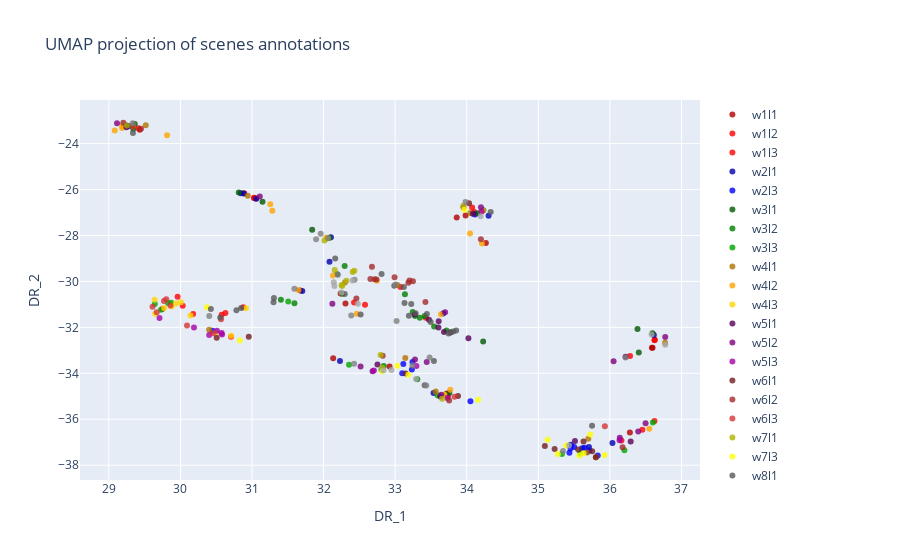

The cell this chart's notebook holds for it:
### Code cell
interactive_plot_2d(
    df_curated=curated_df,
    df_reduced=df_umap,
    x_dim="DR_1",
    y_dim="DR_2",
    title="UMAP projection of scenes annotations",
    out_html="scenes_annotations_umap.html"
)

### Figure 1 — Plotly figure (JSON) as saved in the notebook; plotly's stock layout.template omitted (floating-point values rounded to 4 significant figures)
{"data": [{"hovertemplate": "Scene ID: %{text}<br>DR_1: %{x}<br>DR_2: %{y}<extra></extra>", "marker": {"color": "rgba(178,0,0,0.8)"}, "mode": "markers", "name": "w1l1", "text": ["w1l1s0", "w1l1s1", "w1l1s2", "w1l1s3", "w1l1s4", "w1l1s5", "w1l1s6", "w1l1s7", "w1l1s8", "w1l1s9", "w1l1s10", "w1l1s11", "w1l1s12", "w1l1s13", "w1l1s14"], "type": "scatter", "x": [33.72, 32.13, 32.24, 32.92, 31.67, 36.28, 36.6, 36.59, 36.63, 34.27, 33.86, 32.31, 29.43, 31.03, 33.98], "y": [-34.88, -33.34, -30.52, -33.7, -30.39, -36.57, -32.88, -32.88, -32.54, -28.32, -27.22, -30.96, -23.4, -26.37, -27.13]}, {"hovertemplate": "Scene ID: %{text}<br>DR_1: %{x}<br>DR_2: %{y}<extra></extra>", "marker": {"color": "rgba(255,0,0,0.8)"}, "mode": "markers", "name": "w1l2", "text": ["w1l2s0", "w1l2s1", "w1l2s2", "w1l2s3", "w1l2s4", "w1l2s5", "w1l2s6", "w1l2s7", "w1l2s8", "w1l2s9", "w1l2s10", "w1l2s11", "w1l2s12"], "type": "scatter", "x": [31.05, 30.89, 31.03, 33.43, 36.62, 36.45, 33.07, 29.41, 32.58, 36.16, 36.62, 34.1, 32.43], "y": [-26.39, -26.17, -26.36, -31.58, -32.56, -36.46, -30.24, -23.33, -31.02, -36.93, -36.08, -26.98, -30.92]}, {"hovertemplate": "Scene ID: %{text}<br>DR_1: %{x}<br>DR_2: %{y}<extra></extra>", "marker": {"color": "rgba(255,0,0,0.8)"}, "mode": "markers", "name": "w1l3", "text": ["w1l3s0", "w1l3s1", "w1l3s2", "w1l3s3", "w1l3s4", "w1l3s5", "w1l3s6", "w1l3s7", "w1l3s8", "w1l3s9", "w1l3s10"], "type": "scatter", "x": [33.74, 30.63, 30.71, 36.28, 29.75, 30.18, 30.03, 30.88, 30.58, 29.96, 34.08], "y": [-35.01, -31.37, -32.4, -33.25, -31.2, -31.41, -31.06, -31.12, -31.45, -30.67, -26.78]}, {"hovertemplate": "Scene ID: %{text}<br>DR_1: %{x}<br>DR_2: %{y}<extra></extra>", "marker": {"color": "rgba(0,0,178,0.8)"}, "mode": "markers", "name": "w2l1", "text": ["w2l1s0", "w2l1s1", "w2l1s2", "w2l1s3", "w2l1s4", "w2l1s5", "w2l1s6", "w2l1s7", "w2l1s8", "w2l1s9", "w2l1s10", "w2l1s11", "w2l1s12", "w2l1s13", "w2l1s14", "w2l1s15", "w2l1s16"], "type": "scatter", "x": [33.54, 32.1, 31.06, 31.7, 36.61, 30.85, 33.67, 29.24, 36.04, 29.28, 35.46, 32.08, 35.71, 35.61, 30.89, 32.23, 34.3], "y": [-34.85, -28.08, -26.4, -30.42, -32.34, -26.16, -31.39, -23.21, -37.03, -23.23, -37.11, -29.14, -37.21, -37.26, -26.17, -33.46, -27.14]}, {"hovertemplate": "Scene ID: %{text}<br>DR_1: %{x}<br>DR_2: %{y}<extra></extra>", "marker": {"color": "rgba(0,0,255,0.8)"}, "mode": "markers", "name": "w2l3", "text": ["w2l3s0", "w2l3s1", "w2l3s2", "w2l3s3", "w2l3s4", "w2l3s5", "w2l3s6", "w2l3s7", "w2l3s8", "w2l3s9", "w2l3s10", "w2l3s11", "w2l3s12", "w2l3s13"], "type": "scatter", "x": [34.05, 33.24, 33.23, 33.1, 35.5, 35.45, 35.83, 35.65, 30.45, 35.71, 35.43, 33.11, 35.68, 34.12], "y": [-35.22, -33.5, -33.83, -34.0, -37.21, -37.28, -37.58, -37.24, -32.15, -37.37, -37.46, -33.59, -37.42, -27.08]}, {"hovertemplate": "Scene ID: %{text}<br>DR_1: %{x}<br>DR_2: %{y}<extra></extra>", "marker": {"color": "rgba(0,89,0,0.8)"}, "mode": "markers", "name": "w3l1", "text": ["w3l1s0", "w3l1s1", "w3l1s2", "w3l1s3", "w3l1s4", "w3l1s5", "w3l1s6", "w3l1s7", "w3l1s8", "w3l1s9", "w3l1s10", "w3l1s11", "w3l1s12"], "type": "scatter", "x": [33.76, 31.15, 32.19, 32.08, 29.34, 30.82, 31.84, 36.6, 36.4, 29.36, 36.39, 34.23, 34.16], "y": [-34.85, -26.53, -29.69, -28.1, -23.36, -26.13, -27.75, -32.26, -33.09, -23.14, -32.07, -32.61, -27.04]}, {"hovertemplate": "Scene ID: %{text}<br>DR_1: %{x}<br>DR_2: %{y}<extra></extra>", "marker": {"color": "rgba(0,128,0,0.8)"}, "mode": "markers", "name": "w3l2", "text": ["w3l2s0", "w3l2s1", "w3l2s2", "w3l2s3", "w3l2s4", "w3l2s5", "w3l2s6", "w3l2s7", "w3l2s8", "w3l2s9", "w3l2s10", "w3l2s11", "w3l2s12", "w3l2s13", "w3l2s14"], "type": "scatter", "x": [33.31, 33.28, 33.41, 31.4, 32.26, 33.14, 32.29, 32.84, 32.81, 33.34, 33.72, 31.59, 33.25, 33.54, 34.23], "y": [-34.26, -31.51, -31.51, -30.79, -30.54, -30.56, -29.33, -33.68, -33.85, -31.58, -32.14, -30.95, -31.34, -31.96, -26.91]}, {"hovertemplate": "Scene ID: %{text}<br>DR_1: %{x}<br>DR_2: %{y}<extra></extra>", "marker": {"color": "rgba(0,166,0,0.8)"}, "mode": "markers", "name": "w3l3", "text": ["w3l3s0", "w3l3s1", "w3l3s2", "w3l3s3", "w3l3s4", "w3l3s5", "w3l3s6", "w3l3s7", "w3l3s8", "w3l3s9", "w3l3s10"], "type": "scatter", "x": [33.59, 35.58, 29.87, 36.2, 36.6, 32.36, 29.83, 29.73, 35.33, 31.51, 29.64], "y": [-34.96, -37.49, -30.93, -37.35, -36.14, -33.63, -30.94, -31.23, -37.52, -30.88, -30.98]}, {"hovertemplate": "Scene ID: %{text}<br>DR_1: %{x}<br>DR_2: %{y}<extra></extra>", "marker": {"color": "rgba(178,115,0,0.8)"}, "mode": "markers", "name": "w4l1", "text": ["w4l1s0", "w4l1s1", "w4l1s2", "w4l1s3", "w4l1s4", "w4l1s5", "w4l1s6", "w4l1s7", "w4l1s8", "w4l1s9", "w4l1s10", "w4l1s11"], "type": "scatter", "x": [33.57, 35.8, 33.14, 35.68, 30.94, 32.3, 33.03, 36.77, 29.52, 30.4, 35.7, 34.05], "y": [-34.79, -37.65, -33.34, -37.45, -26.27, -30.05, -30.15, -32.67, -23.2, -32.1, -36.85, -27.02]}, {"hovertemplate": "Scene ID: %{text}<br>DR_1: %{x}<br>DR_2: %{y}<extra></extra>", "marker": {"color": "rgba(255,165,0,0.8)"}, "mode": "markers", "name": "w4l2", "text": ["w4l2s0", "w4l2s1", "w4l2s2", "w4l2s3", "w4l2s4", "w4l2s5", "w4l2s6", "w4l2s7", "w4l2s8", "w4l2s9", "w4l2s10", "w4l2s11", "w4l2s12", "w4l2s13", "w4l2s14", "w4l2s15", "w4l2s16", "w4l2s17"], "type": "scatter", "x": [33.77, 29.81, 33.64, 36.55, 32.04, 29.08, 29.19, 31.28, 29.34, 31.65, 32.46, 34.21, 32.74, 34.05, 31.26, 32.13, 34.23, 29.19], "y": [-34.71, -23.63, -31.43, -36.42, -28.1, -23.43, -23.25, -26.93, -23.25, -30.37, -31.41, -28.35, -29.97, -27.91, -26.64, -29.75, -26.92, -23.32]}, {"hovertemplate": "Scene ID: %{text}<br>DR_1: %{x}<br>DR_2: %{y}<extra></extra>", "marker": {"color": "rgba(255,214,0,0.8)"}, "mode": "markers", "name": "w4l3", "text": ["w4l3s0", "w4l3s1", "w4l3s2", "w4l3s3", "w4l3s4", "w4l3s5", "w4l3s6", "w4l3s7", "w4l3s8", "w4l3s9", "w4l3s10"], "type": "scatter", "x": [33.69, 30.92, 30.71, 29.65, 29.77, 30.5, 29.94, 29.88, 30.01, 30.14, 29.64], "y": [-34.93, -31.16, -32.37, -31.4, -31.16, -32.22, -30.96, -31.09, -30.91, -31.48, -30.8]}, {"hovertemplate": "Scene ID: %{text}<br>DR_1: %{x}<br>DR_2: %{y}<extra></extra>", "marker": {"color": "rgba(89,0,89,0.8)"}, "mode": "markers", "name": "w5l1", "text": ["w5l1s0", "w5l1s1", "w5l1s2", "w5l1s3", "w5l1s4", "w5l1s5", "w5l1s6", "w5l1s7", "w5l1s8", "w5l1s9", "w5l1s10", "w5l1s11", "w5l1s12", "w5l1s13"], "type": "scatter", "x": [33.63, 33.77, 33.28, 36.22, 33.68, 33.61, 36.29, 34.02, 33.6, 33.47, 35.51, 29.25, 32.75, 34.09], "y": [-35.01, -32.22, -31.44, -33.28, -32.2, -31.73, -36.97, -32.47, -32.0, -31.67, -36.95, -23.29, -33.62, -27.05]}, {"hovertemplate": "Scene ID: %{text}<br>DR_1: %{x}<br>DR_2: %{y}<extra></extra>", "marker": {"color": "rgba(128,0,128,0.8)"}, "mode": "markers", "name": "w5l2", "text": ["w5l2s0", "w5l2s1", "w5l2s2", "w5l2s3", "w5l2s4", "w5l2s5", "w5l2s6", "w5l2s7", "w5l2s8", "w5l2s9", "w5l2s10", "w5l2s11", "w5l2s12", "w5l2s13", "w5l2s14"], "type": "scatter", "x": [33.65, 33.28, 36.5, 33.44, 36.05, 32.12, 32.52, 29.11, 36.4, 32.68, 36.77, 33.7, 36.14, 31.11, 34.2], "y": [-34.93, -33.4, -36.18, -33.51, -33.47, -30.98, -33.71, -23.11, -36.54, -33.91, -32.42, -31.34, -36.81, -26.3, -26.77]}, {"hovertemplate": "Scene ID: %{text}<br>DR_1: %{x}<br>DR_2: %{y}<extra></extra>", "marker": {"color": "rgba(166,0,166,0.8)"}, "mode": "markers", "name": "w5l3", "text": ["w5l3s0", "w5l3s1", "w5l3s2", "w5l3s3", "w5l3s4", "w5l3s5", "w5l3s6", "w5l3s7", "w5l3s8", "w5l3s9", "w5l3s10"], "type": "scatter", "x": [33.73, 30.58, 33.3, 36.13, 29.71, 30.51, 30.19, 30.4, 30.58, 32.7, 34.21], "y": [-35.08, -32.24, -33.69, -36.91, -31.6, -32.15, -32.01, -32.33, -32.31, -33.88, -26.96]}, {"hovertemplate": "Scene ID: %{text}<br>DR_1: %{x}<br>DR_2: %{y}<extra></extra>", "marker": {"color": "rgba(115,29,29,0.8)"}, "mode": "markers", "name": "w6l1", "text": ["w6l1s0", "w6l1s1", "w6l1s2", "w6l1s3", "w6l1s4", "w6l1s5", "w6l1s6", "w6l1s7", "w6l1s8", "w6l1s9", "w6l1s10"], "type": "scatter", "x": [33.88, 35.63, 30.96, 35.75, 35.23, 35.8, 33.15, 30.51, 35.09, 35.56, 34.03], "y": [-34.99, -36.97, -32.41, -37.39, -37.3, -37.65, -34.0, -32.45, -37.16, -37.31, -26.59]}, {"hovertemplate": "Scene ID: %{text}<br>DR_1: %{x}<br>DR_2: %{y}<extra></extra>", "marker": {"color": "rgba(165,42,42,0.8)"}, "mode": "markers", "name": "w6l2", "text": ["w6l2s0", "w6l2s1", "w6l2s2", "w6l2s3", "w6l2s4", "w6l2s5", "w6l2s6", "w6l2s7", "w6l2s8", "w6l2s9", "w6l2s10", "w6l2s11", "w6l2s12", "w6l2s13", "w6l2s14", "w6l2s15", "w6l2s16", "w6l2s17"], "type": "scatter", "x": [33.75, 32.99, 29.33, 32.74, 32.68, 32.71, 32.46, 33.25, 29.2, 32.65, 33.18, 36.18, 33.2, 34.2, 32.83, 29.45, 33.42, 33.95], "y": [-35.19, -29.82, -23.26, -29.91, -29.36, -29.9, -30.74, -29.99, -23.09, -29.89, -30.06, -37.21, -29.96, -28.16, -33.24, -23.35, -30.9, -26.77]}, {"hovertemplate": "Scene ID: %{text}<br>DR_1: %{x}<br>DR_2: %{y}<extra></extra>", "marker": {"color": "rgba(214,54,54,0.8)"}, "mode": "markers", "name": "w6l3", "text": ["w6l3s0", "w6l3s1", "w6l3s2", "w6l3s3", "w6l3s4", "w6l3s5", "w6l3s6", "w6l3s7", "w6l3s8", "w6l3s9"], "type": "scatter", "x": [33.83, 30.57, 29.77, 29.67, 29.8, 29.61, 30.45, 30.09, 29.86, 35.93], "y": [-35.02, -31.65, -30.86, -31.35, -30.77, -31.11, -32.25, -31.92, -31.05, -36.31]}, {"hovertemplate": "Scene ID: %{text}<br>DR_1: %{x}<br>DR_2: %{y}<extra></extra>", "marker": {"color": "rgba(178,178,0,0.8)"}, "mode": "markers", "name": "w7l1", "text": ["w7l1s0", "w7l1s1", "w7l1s2", "w7l1s3", "w7l1s4", "w7l1s5", "w7l1s6", "w7l1s7", "w7l1s8", "w7l1s9", "w7l1s10", "w7l1s11", "w7l1s12"], "type": "scatter", "x": [33.66, 32.41, 32.05, 32.32, 32.01, 32.8, 32.43, 29.25, 32.26, 32.25, 32.82, 32.16, 33.95], "y": [-35.11, -29.59, -28.13, -29.98, -28.22, -33.2, -29.53, -23.21, -30.2, -30.15, -33.76, -29.5, -26.72]}, {"hovertemplate": "Scene ID: %{text}<br>DR_1: %{x}<br>DR_2: %{y}<extra></extra>", "marker": {"color": "rgba(255,255,0,0.8)"}, "mode": "markers", "name": "w7l3", "text": ["w7l3s0", "w7l3s1", "w7l3s2", "w7l3s3", "w7l3s4", "w7l3s5", "w7l3s6", "w7l3s7", "w7l3s8", "w7l3s9", "w7l3s10", "w7l3s11", "w7l3s12", "w7l3s13"], "type": "scatter", "x": [34.16, 32.82, 33.03, 33.19, 35.39, 35.57, 35.92, 35.63, 30.83, 35.13, 35.27, 30.37, 35.73, 33.97], "y": [-35.15, -33.91, -33.67, -34.06, -37.14, -37.58, -37.55, -37.48, -32.57, -36.9, -37.52, -31.12, -36.66, -26.88]}, {"hovertemplate": "Scene ID: %{text}<br>DR_1: %{x}<br>DR_2: %{y}<extra></extra>", "marker": {"color": "rgba(89,89,89,0.8)"}, "mode": "markers", "name": "w8l1", "text": ["w8l1s0", "w8l1s1", "w8l1s2", "w8l1s3", "w8l1s4", "w8l1s5", "w8l1s6", "w8l1s7", "w8l1s8", "w8l1s9", "w8l1s10", "w8l1s11", "w8l1s12", "w8l1s13", "w8l1s14", "w8l1s15", "w8l1s16", "w8l1s17", "w8l1s18", "w8l1s19", "w8l1s20", "w8l1s21", "w8l1s22", "w8l1s23", "w8l1s24", "w8l1s25", "w8l1s26"], "type": "scatter", "x": [33.41, 33.5, 31.3, 30.43, 33.85, 32.81, 33.12, 29.34, 33.13, 33.77, 33.44, 33.22, 32.16, 30.85, 31.31, 30.78, 35.75, 33.29, 33.75, 33.19, 33.54, 32.52, 32.3, 30.56, 33.81, 32.99, 34.33], "y": [-34.52, -31.77, -30.91, -31.2, -32.14, -29.68, -30.24, -23.54, -30.94, -32.21, -31.41, -30.98, -29.0, -31.16, -30.73, -31.25, -36.29, -31.39, -32.26, -31.5, -33.46, -31.44, -30.55, -31.57, -32.18, -30.19, -26.97]}, {"hovertemplate": "Scene ID: %{text}<br>DR_1: %{x}<br>DR_2: %{y}<extra></extra>", "marker": {"color": "rgba(128,128,128,0.8)"}, "mode": "markers", "name": "w8l2", "text": ["w8l2s0", "w8l2s1", "w8l2s2", "w8l2s3", "w8l2s4", "w8l2s5", "w8l2s6", "w8l2s7", "w8l2s8", "w8l2s9", "w8l2s10", "w8l2s11", "w8l2s12", "w8l2s13", "w8l2s14", "w8l2s15", "w8l2s16", "w8l2s17"], "type": "scatter", "x": [33.44, 33.48, 32.43, 35.35, 32.39, 33.24, 36.22, 32.2, 31.9, 32.07, 31.96, 32.43, 30.4, 33.01, 29.33, 33.02, 31.59, 33.98], "y": [-34.53, -33.31, -33.59, -37.38, -31.48, -33.66, -33.31, -29.71, -28.16, -28.11, -27.92, -29.92, -31.51, -30.14, -23.11, -31.73, -30.32, -26.54]}, {"hovertemplate": "Scene ID: %{text}<br>DR_1: %{x}<br>DR_2: %{y}<extra></extra>", "marker": {"color": "rgba(166,166,166,0.8)"}, "mode": "markers", "name": "w8l3", "text": ["w8l3s0", "w8l3s1", "w8l3s2", "w8l3s3", "w8l3s4", "w8l3s5", "w8l3s6", "w8l3s7", "w8l3s8", "w8l3s9", "w8l3s10", "w8l3s11"], "type": "scatter", "x": [33.29, 32.14, 32.25, 36.77, 35.43, 32.15, 36.58, 32.48, 32.84, 32.95, 32.4, 34.19], "y": [-34.25, -30.04, -30.49, -32.76, -37.14, -30.2, -32.31, -30.97, -33.87, -33.86, -29.96, -27.16]}], "layout": {"hovermode": "closest", "legend": {"bgcolor": "rgba(0,0,0,0)", "x": 1.02, "xanchor": "left", "y": 1, "yanchor": "top"}, "margin": {"r": 200}, "title": {"text": "UMAP projection of scenes annotations"}, "xaxis": {"title": {"text": "DR_1"}}, "yaxis": {"title": {"text": "DR_2"}}}}
